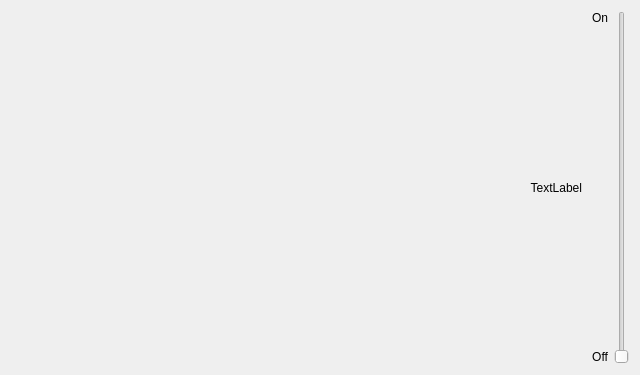
<?xml version="1.0" encoding="UTF-8"?>
<ui version="4.0">
 <class>Form</class>
 <widget class="QWidget" name="Form">
  <property name="geometry">
   <rect>
    <x>0</x>
    <y>0</y>
    <width>640</width>
    <height>375</height>
   </rect>
  </property>
  <property name="windowTitle">
   <string>Form</string>
  </property>
  <layout class="QHBoxLayout" name="horizontalLayout_2">
   <item>
    <layout class="QHBoxLayout" name="horizontalLayout" stretch="1,0,0">
     <item>
      <widget class="QLabel" name="label">
       <property name="text">
        <string>TextLabel</string>
       </property>
       <property name="alignment">
        <set>Qt::AlignRight|Qt::AlignTrailing|Qt::AlignVCenter</set>
       </property>
      </widget>
     </item>
     <item>
      <layout class="QVBoxLayout" name="verticalLayout">
       <item>
        <widget class="QLabel" name="on">
         <property name="text">
          <string>On</string>
         </property>
         <property name="alignment">
          <set>Qt::AlignRight|Qt::AlignTrailing|Qt::AlignVCenter</set>
         </property>
        </widget>
       </item>
       <item>
        <spacer name="verticalSpacer">
         <property name="orientation">
          <enum>Qt::Vertical</enum>
         </property>
         <property name="sizeHint" stdset="0">
          <size>
           <width>20</width>
           <height>40</height>
          </size>
         </property>
        </spacer>
       </item>
       <item>
        <widget class="QLabel" name="off">
         <property name="text">
          <string>Off</string>
         </property>
         <property name="alignment">
          <set>Qt::AlignRight|Qt::AlignTrailing|Qt::AlignVCenter</set>
         </property>
        </widget>
       </item>
      </layout>
     </item>
     <item>
      <widget class="QSlider" name="value">
       <property name="maximum">
        <number>1</number>
       </property>
       <property name="orientation">
        <enum>Qt::Vertical</enum>
       </property>
      </widget>
     </item>
    </layout>
   </item>
  </layout>
 </widget>
 <resources/>
 <connections/>
</ui>
